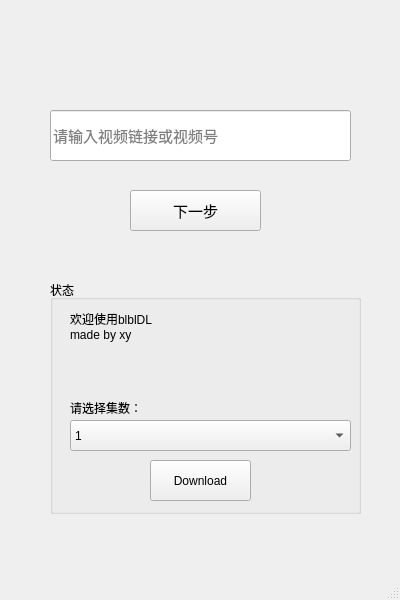
<?xml version="1.0" encoding="UTF-8"?>
<ui version="4.0">
 <class>blbldl</class>
 <widget class="QMainWindow" name="blbldl">
  <property name="geometry">
   <rect>
    <x>0</x>
    <y>0</y>
    <width>400</width>
    <height>600</height>
   </rect>
  </property>
  <property name="minimumSize">
   <size>
    <width>400</width>
    <height>600</height>
   </size>
  </property>
  <property name="maximumSize">
   <size>
    <width>400</width>
    <height>600</height>
   </size>
  </property>
  <property name="windowTitle">
   <string>MainWindow</string>
  </property>
  <widget class="QWidget" name="centralwidget">
   <widget class="QLineEdit" name="link">
    <property name="geometry">
     <rect>
      <x>50</x>
      <y>110</y>
      <width>301</width>
      <height>51</height>
     </rect>
    </property>
    <property name="font">
     <font>
      <family>幼圆</family>
      <pointsize>11</pointsize>
     </font>
    </property>
    <property name="cursor">
     <cursorShape>IBeamCursor</cursorShape>
    </property>
    <property name="placeholderText">
     <string>请输入视频链接或视频号</string>
    </property>
   </widget>
   <widget class="QPushButton" name="next">
    <property name="geometry">
     <rect>
      <x>130</x>
      <y>190</y>
      <width>131</width>
      <height>41</height>
     </rect>
    </property>
    <property name="font">
     <font>
      <family>幼圆</family>
      <pointsize>11</pointsize>
     </font>
    </property>
    <property name="text">
     <string>下一步</string>
    </property>
   </widget>
   <widget class="QGroupBox" name="groupBox">
    <property name="geometry">
     <rect>
      <x>50</x>
      <y>280</y>
      <width>311</width>
      <height>234</height>
     </rect>
    </property>
    <property name="title">
     <string>状态</string>
    </property>
    <widget class="QComboBox" name="comboBox">
     <property name="geometry">
      <rect>
       <x>20</x>
       <y>140</y>
       <width>281</width>
       <height>31</height>
      </rect>
     </property>
     <property name="editable">
      <bool>false</bool>
     </property>
     <item>
      <property name="text">
       <string>1</string>
      </property>
     </item>
     <item>
      <property name="text">
       <string>2</string>
      </property>
     </item>
     <item>
      <property name="text">
       <string>3</string>
      </property>
     </item>
     <item>
      <property name="text">
       <string>4</string>
      </property>
     </item>
    </widget>
    <widget class="QPushButton" name="pushButton">
     <property name="geometry">
      <rect>
       <x>100</x>
       <y>180</y>
       <width>101</width>
       <height>41</height>
      </rect>
     </property>
     <property name="text">
      <string>Download</string>
     </property>
    </widget>
    <widget class="QLabel" name="label_status">
     <property name="geometry">
      <rect>
       <x>20</x>
       <y>30</y>
       <width>271</width>
       <height>71</height>
      </rect>
     </property>
     <property name="text">
      <string>欢迎使用blblDL
made by xy
</string>
     </property>
     <property name="textFormat">
      <enum>Qt::PlainText</enum>
     </property>
     <property name="alignment">
      <set>Qt::AlignLeading|Qt::AlignLeft|Qt::AlignTop</set>
     </property>
    </widget>
    <widget class="QLabel" name="label_episode">
     <property name="geometry">
      <rect>
       <x>20</x>
       <y>120</y>
       <width>71</width>
       <height>16</height>
      </rect>
     </property>
     <property name="text">
      <string>请选择集数：</string>
     </property>
    </widget>
   </widget>
  </widget>
  <widget class="QMenuBar" name="menubar">
   <property name="geometry">
    <rect>
     <x>0</x>
     <y>0</y>
     <width>400</width>
     <height>23</height>
    </rect>
   </property>
  </widget>
  <widget class="QStatusBar" name="statusbar"/>
 </widget>
 <resources/>
 <connections>
  <connection>
   <sender>next</sender>
   <signal>clicked()</signal>
   <receiver>blbldl</receiver>
   <slot>repaint()</slot>
   <hints>
    <hint type="sourcelabel">
     <x>195</x>
     <y>233</y>
    </hint>
    <hint type="destinationlabel">
     <x>199</x>
     <y>299</y>
    </hint>
   </hints>
  </connection>
 </connections>
</ui>
